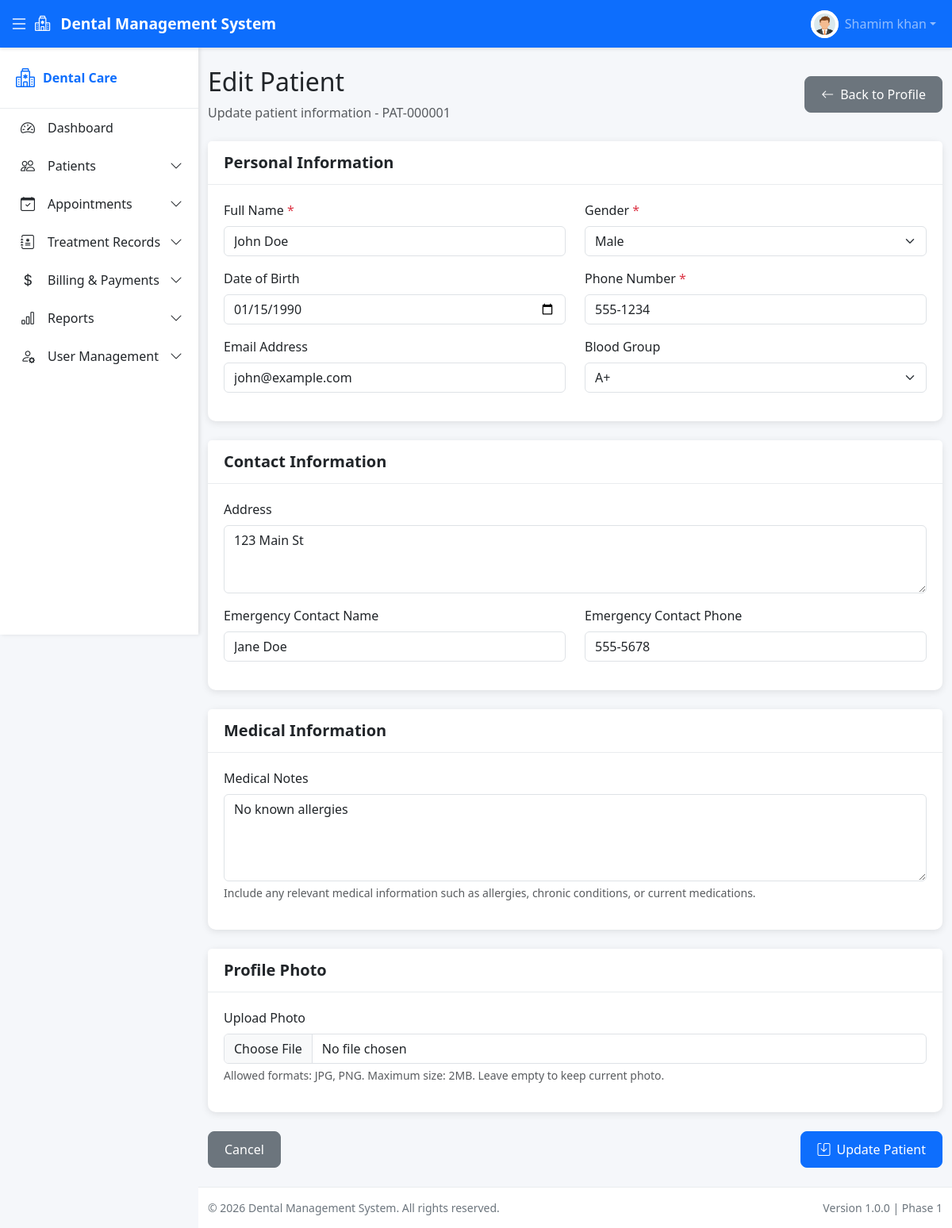
The app's page /modules/patients/edit.php?id=1 (signed in) with its own data.
### tables this page shows
CREATE TABLE `patients` (
  `id` int(11) NOT NULL AUTO_INCREMENT,
  `patient_code` varchar(20) NOT NULL,
  `user_id` int(11) DEFAULT NULL,
  `full_name` varchar(100) NOT NULL,
  `gender` enum('Male','Female','Other') NOT NULL,
  `date_of_birth` date DEFAULT NULL,
  `phone` varchar(20) NOT NULL,
  `email` varchar(100) DEFAULT NULL,
  `address` text DEFAULT NULL,
  `blood_group` varchar(5) DEFAULT NULL,
  `emergency_contact_name` varchar(100) DEFAULT NULL,
  `emergency_contact_phone` varchar(20) DEFAULT NULL,
  `medical_notes` text DEFAULT NULL,
  `profile_photo` varchar(255) DEFAULT NULL,
  `registered_by` int(11) DEFAULT NULL,
  `status` enum('active','inactive') DEFAULT 'active',
  `created_at` timestamp NOT NULL DEFAULT current_timestamp(),
  `updated_at` timestamp NOT NULL DEFAULT current_timestamp() ON UPDATE current_timestamp(),
  PRIMARY KEY (`id`),
  UNIQUE KEY `patient_code` (`patient_code`),
  KEY `user_id` (`user_id`),
  KEY `registered_by` (`registered_by`),
  KEY `idx_patient_code` (`patient_code`),
  KEY `idx_phone` (`phone`),
  KEY `idx_full_name` (`full_name`),
  KEY `idx_status` (`status`),
  CONSTRAINT `patients_ibfk_1` FOREIGN KEY (`user_id`) REFERENCES `users` (`id`) ON DELETE SET NULL,
  CONSTRAINT `patients_ibfk_2` FOREIGN KEY (`registered_by`) REFERENCES `users` (`id`) ON DELETE SET NULL
);

### modules/patients/edit.php (the view, shortened to what this page needs)
<?php
require_once __DIR__ . '/helpers.php';
$patientId = intval($_GET['id'] ?? 0);
try {
    $stmt = $pdo->prepare("SELECT * FROM patients WHERE id = ?");
    $stmt->execute([$patientId]);
    $patient = $stmt->fetch();
} catch (PDOException $e) {
    error_log("Patient Fetch Error: " . $e->getMessage());
    die('<div class="alert alert-danger">Error fetching patient data.</div>');
}
?>
<?php include __DIR__ . '/../../includes/header.php'; ?>
<div class="d-flex justify-content-between align-items-center mb-4">
    <div>
        <h2>Edit Patient</h2>
        <p class="text-muted mb-0">Update patient information - <?php echo htmlspecialchars($patient['patient_code']); ?></p>
    </div>
    <a href="<?php echo BASE_URL; ?>modules/patients/view.php?id=<?php echo $patient['id']; ?>" class="btn btn-secondary">
        <i class="bi bi-arrow-left me-2"></i>Back to Profile
    </a>
</div>
<form method="POST" action="" enctype="multipart/form-data" class="needs-validation" novalidate>
    <div class="card mb-4">
        <div class="card-header">
            <h5 class="card-title mb-0">Personal Information</h5>
        </div>
        <div class="card-body">
            <div class="row">
                <div class="col-md-6 mb-3">
                    <label for="full_name" class="form-label">Full Name <span class="text-danger">*</span></label>
                    <input type="text" class="form-control" id="full_name" name="full_name" required
                           value="<?php echo htmlspecialchars($patient['full_name']); ?>">
                </div>
                <div class="col-md-6 mb-3">
                    <label for="gender" class="form-label">Gender <span class="text-danger">*</span></label>
                    <select class="form-select" id="gender" name="gender" required>
                        <option value="Male" <?php echo $patient['gender'] === 'Male' ? 'selected' : ''; ?>>Male</option>
                    </select>
                </div>
                <div class="col-md-6 mb-3">
                    <label for="date_of_birth" class="form-label">Date of Birth</label>
                    <input type="date" class="form-control" id="date_of_birth" name="date_of_birth"
                           value="<?php echo htmlspecialchars($patient['date_of_birth'] ?? ''); ?>">
                </div>
                <div class="col-md-6 mb-3">
                    <label for="phone" class="form-label">Phone Number <span class="text-danger">*</span></label>
                    <input type="tel" class="form-control" id="phone" name="phone" required
                           value="<?php echo htmlspecialchars($patient['phone']); ?>">
                </div>
                <div class="col-md-6 mb-3">
                    <label for="email" class="form-label">Email Address</label>
                    <input type="email" class="form-control" id="email" name="email"
                           value="<?php echo htmlspecialchars($patient['email'] ?? ''); ?>">
                </div>
                <div class="col-md-6 mb-3">
                    <label for="blood_group" class="form-label">Blood Group</label>
                    <select class="form-select" id="blood_group" name="blood_group">
                        <option value="A+" <?php echo ($patient['blood_group'] ?? '') === 'A+' ? 'selected' : ''; ?>>A+</option>
                    </select>
                </div>
            </div>
        </div>
    </div>
    <div class="card mb-4">
        <div class="card-header">
            <h5 class="card-title mb-0">Contact Information</h5>
        </div>
        <div class="card-body">
            <div class="mb-3">
                <label for="address" class="form-label">Address</label>
                <textarea class="form-control" id="address" name="address" rows="3"><?php echo htmlspecialchars($patient['address'] ?? ''); ?></textarea>
            </div>
            <div class="row">
                <div class="col-md-6 mb-3">
                    <label for="emergency_contact_name" class="form-label">Emergency Contact Name</label>
                    <input type="text" class="form-control" id="emergency_contact_name" name="emergency_contact_name"
                           value="<?php echo htmlspecialchars($patient['emergency_contact_name'] ?? ''); ?>">
                </div>
                <div class="col-md-6 mb-3">
                    <label for="emergency_contact_phone" class="form-label">Emergency Contact Phone</label>
                    <input type="tel" class="form-control" id="emergency_contact_phone" name="emergency_contact_phone"
                           value="<?php echo htmlspecialchars($patient['emergency_contact_phone'] ?? ''); ?>">
                </div>
            </div>
        </div>
    </div>
    <div class="card mb-4">
        <div class="card-header">
            <h5 class="card-title mb-0">Medical Information</h5>
        </div>
        <div class="card-body">
            <div class="mb-3">
                <label for="medical_notes" class="form-label">Medical Notes</label>
                <textarea class="form-control" id="medical_notes" name="medical_notes" rows="4"
                          placeholder="Allergies, existing conditions, medications, etc."><?php echo htmlspecialchars($patient['medical_notes'] ?? ''); ?></textarea>
                <div class="form-text">Include any relevant medical information such as allergies, chronic conditions, or current medications.</div>
            </div>
        </div>
    </div>
    <div class="card mb-4">
        <div class="card-header">
            <h5 class="card-title mb-0">Profile Photo</h5>
        </div>
        <div class="card-body">
            <div class="mb-3">
                <label for="profile_photo" class="form-label"><?php echo $patient['profile_photo'] ? 'Change Photo' : 'Upload Photo'; ?></label>
                <input type="file" class="form-control" id="profile_photo" name="profile_photo" accept="image/jpeg,image/png,image/jpg">
                <div class="form-text">Allowed formats: JPG, PNG. Maximum size: 2MB. Leave empty to keep current photo.</div>
            </div>
        </div>
    </div>
    <div class="d-flex justify-content-between">
        <a href="<?php echo BASE_URL; ?>modules/patients/view.php?id=<?php echo $patient['id']; ?>" class="btn btn-secondary">Cancel</a>
        <button type="submit" class="btn btn-primary">
            <i class="bi bi-save me-2"></i>Update Patient
        </button>
    </div>
</form>
<?php include __DIR__ . '/../../includes/footer.php'; ?>

### assets/css/style.css (style rules this page uses)
:root { --primary-color: #0d6efd; --secondary-color: #6c757d; --success-color: #198754; --warning-color: #ffc107; --danger-color: #dc3545; --info-color: #0dcaf0; --light-color: #f8f9fa; --dark-color: #212529; --sidebar-width: 250px; --sidebar-collapsed-width: 70px; --header-height: 60px; --footer-height: 50px; }
body { font-family: 'Segoe UI', Tahoma, Geneva, Verdana, sans-serif; background-color: #f5f7fa; }
.card { border: none; border-radius: 10px; box-shadow: 0 2px 10px rgba(0, 0, 0, 0.1); margin-bottom: 20px; }
.card-header { background-color: white; border-bottom: 1px solid #e9ecef; padding: 15px 20px; border-radius: 10px 10px 0 0; }
.card-title { color: var(--dark-color); font-weight: 600; margin: 0; }
.card-body { padding: 20px; }
.btn { border-radius: 8px; padding: 10px 20px; font-weight: 500; }

### records on screen
patients: patient_code "PAT-000001", full_name "John Doe", gender "Male", date_of_birth "01/15/1990", phone "555-1234", email "john@example.com", blood_group "A+", address "123 Main St", emergency_contact_name "Jane Doe", emergency_contact_phone "555-5678", medical_notes "No known allergies"

### other values on screen
SITE_NAME "Dental Management System"
$currentUser['full_name'] "Shamim khan"
$item['label'] "Dashboard"
$item['label'] "Patients"
$item['label'] "Appointments"
$item['label'] "Treatment Records"
$item['label'] "Billing & Payments"
$item['label'] "Reports"
$item['label'] "User Management"
